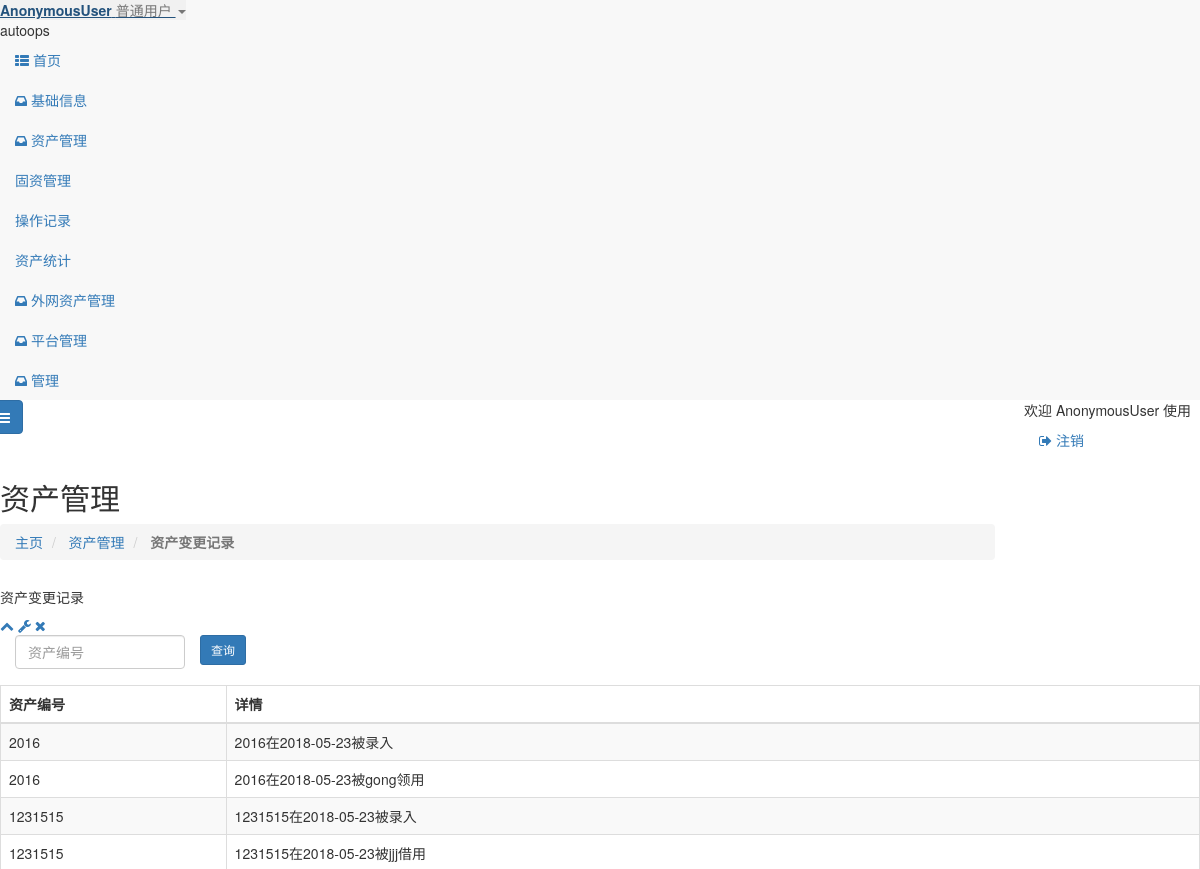
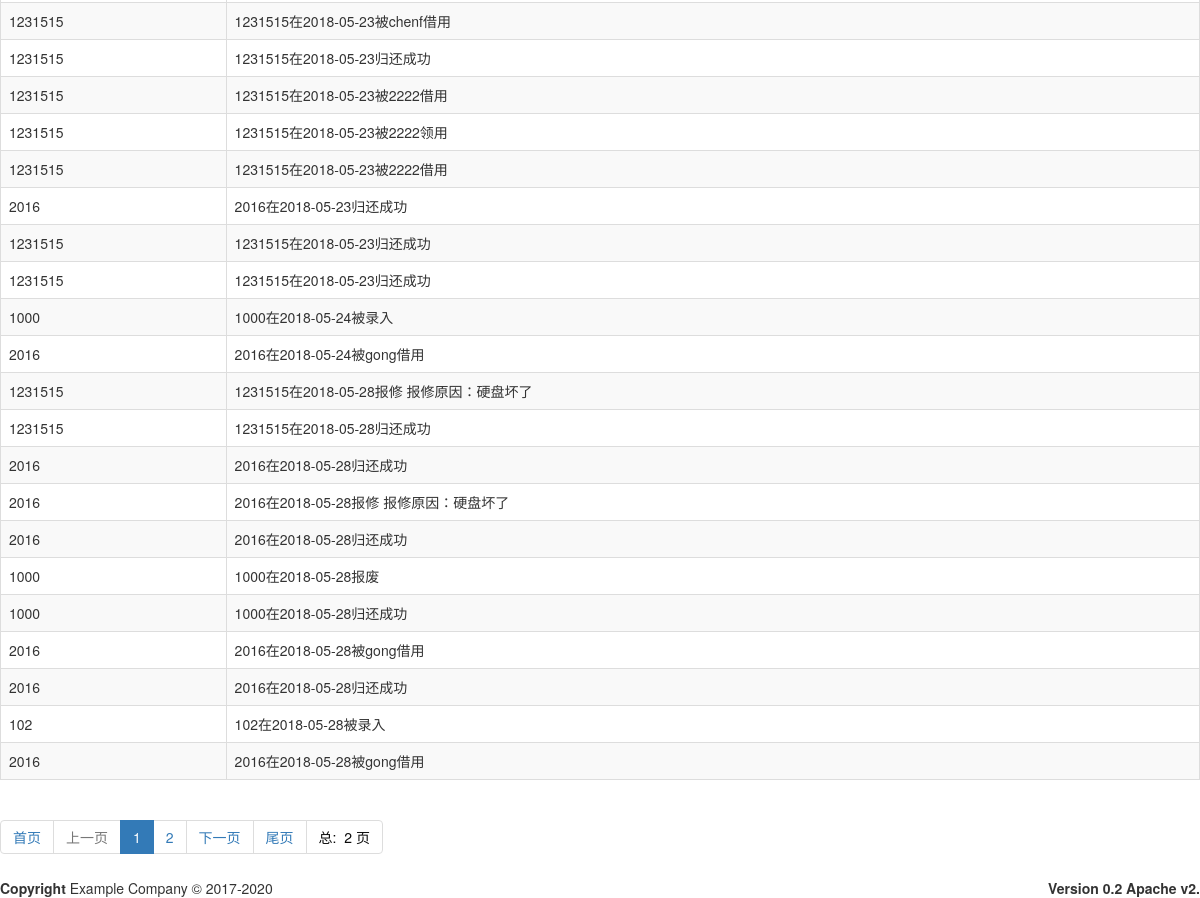
/tb_log/tb_log.html, run on the app's committed database (2 pictures, top to bottom).
### tb_log/models.py (models this page shows)
class tb_log(models.Model):
    uid = models.ForeignKey(to=assets,to_field='uid',on_delete=models.CASCADE,verbose_name='资产编号')
    log_info = models.TextField(verbose_name='操作记录')

### assets/models.py (models this page shows)
class assets(models.Model):
    uid = models.CharField(max_length=24,primary_key=True,verbose_name='资产编号',db_index=True)
    utype = models.ForeignKey(to=platform,on_delete=models.CASCADE,to_field='id',verbose_name='设备类型')
    usize = models.ForeignKey(to=platform_size,on_delete=models.CASCADE,to_field='id',verbose_name='设备型号')
    uconf = models.TextField(max_length=128,verbose_name='设备配置')
    active = models.ForeignKey(to=active,to_field='id',on_delete=models.CASCADE,verbose_name='状态',default=1)
    ctime = models.DateField(verbose_name='入库时间')
    user = models.CharField(verbose_name='使用人',max_length=24,db_index=True,null=True,blank=True)
    otime = models.DateField(verbose_name='领（借）用时间',null=True,blank=True)
    gtime = models.DateField(verbose_name='归还(报废)时间',null=True,blank=True)
    class Meta:
        db_table = "assets"
        verbose_name = "固定资产"
        verbose_name_plural = '固定资产'
        permissions = {
            ('read_assets', u"quit"
                            u"只读资产库"),
        }
    def __str__(self):
        return str(self.uid)

### tb_log/views.py (the view)
# urls.py: path('tb_log.html', views.LogView.as_view(), name='tb_log_list'),
class LogView(ListView):
    template_name = 'assets/tb_log.html'
    model = models.tb_log
    context_object_name = 'log_list'
    paginate_by = settings.DISPLAY_PER_PAGE
    ordering = ("id")
    def get_queryset(self):
        if self.request.GET.get('name'):
            query = self.request.GET.get('name', None)
            queryset =super().get_queryset().filter(Q(uid_id=query)).order_by('id')
        else:
            queryset = super().get_queryset()
        return queryset
    def get_context_data(self, *, object_list=None, **kwargs):
        search_data = self.request.GET.copy()
        print(search_data)
        try:
            search_data.pop("page")
        except BaseException as e:
            pass
        print(search_data.dict())
        print(search_data.urlencode())
        context = {
            "search_data": search_data.urlencode(),
            "assets_class": 'active',
        }
        kwargs.update(context)
        return super().get_context_data(**kwargs)

### templates/assets/tb_log.html (shortened to what this page needs)
{% extends "base.html" %}
{% load  static %}
{% block page-content %}
    <div class="row wrapper border-bottom white-bg page-heading ">
        <div class="col-lg-10">
            <h2>资产管理</h2>
            <ol class="breadcrumb">
                <li>
                    <a href="{% url "index" %}">主页</a>
                </li>
                <li>
                    <a>资产管理</a>
                </li>
                <li class="active">
                    <strong>资产变更记录</strong>
                </li>
            </ol>
        </div>
        <div class="col-lg-2" id="split-left">
        </div>
    </div>
    <div class="wrapper wrapper-content animated fadeInRight">
        <div class="row">
            <div class="col-lg-11" id="split-right"     style="width: 100%" >
                <div class="ibox float-e-margins">
                    <div class="ibox-title">
                        <h5>资产变更记录</h5>
                        <div class="ibox-tools">
                            <a class="collapse-link">
                                <i class="fa fa-chevron-up"></i>
                            </a>
                            <a class="dropdown-toggle" data-toggle="dropdown" href="#">
                                <i class="fa fa-wrench"></i>
                            </a>
                            <a class="close-link">
                                <i class="fa fa-times"></i>
                            </a>
                        </div>
                    </div>
                    <div class="ibox-content">
                        <div class="table-responsive">
                            <div  class="form-horizontal ">
                            <form id="cha" class="form-horizontal" action="{% url 'tb_log:tb_log_list' %}" method="GET">
                                <div class="col-md-2"><input type="text" class="form-control" name="name"
                                                             placeholder="资产编号" ></div>
                                <button class="btn btn-sm btn-primary" type="submit">查询</button>
                            </form>
                            <div>&nbsp;</div>
                                <table class="table table-striped table-bordered table-hover dataTables-cmdb">
                                    <thead>
                                    <tr>
                                        <th>资产编号</th>
                                        <th>详情</th>
                                    </tr>
                                    </thead>
                                    <tbody>
                                    {% for   row   in   log_list %}
                                        <tr class="gradeA">
                                            <td class="center">{{ row.uid }}</td>
                                            <td class="center">{{ row.log_info }}</td>
                                        </tr>
                                    {% endfor %}
                                    </tbody>
                                </table>
                                <div>
                                    <ul class="pagination">
                                        <li><a href="{% url "tb_log:tb_log_list" %}?page=1">首页 </a></li>
                                        {% if  page_obj.has_previous %}
                                            <li>
                                                <a href="{% url "tb_log:tb_log_list" %}?page={{ page_obj.previous_page_number }}&{{ search_data }}">
                                                    上一页 </a></li>
                                        {% else %}
                                            <li class="disabled"><a> 上一页 </a></li>
                                        {% endif %}
                                        {% for p in paginator.page_range %}
                                            {% if  search_data %}
                                                {% if p == page_obj.number %}
                                                    <li class="active"><a
                                                            href="{% url "tb_log:tb_log_list" %}?page={{ p }}&{{ search_data }}"> {{ p }} </a>
                                                    </li>
                                                {% else %}
                                                    <li>
                                                        <a href="{% url "tb_log:tb_log_list" %}?page={{ p }}&{{ search_data }}"> {{ p }} </a>
                                                    </li>
                                                {% endif %}
                                            {% else %}
                                                {% if p == page_obj.number %}
                                                    <li class="active"><a
                                                            href="{% url "tb_log:tb_log_list" %}?page={{ p }}"> {{ p }} </a>
                                                    </li>
                                                {% else %}
                                                    <li>
                                                        <a href="{% url "tb_log:tb_log_list" %}?page={{ p }}"> {{ p }} </a>
                                                    </li>
                                                {% endif %}
                                            {% endif %}
                                        {% endfor %}
                                        {% if  page_obj.has_next %}
                                            <li>
                                                <a href="{% url "tb_log:tb_log_list" %}?page={{ page_obj.next_page_number }}&{{ search_data }}">
                                                    下一页 </a></li>
                                        {% endif %}
                                        <li>
                                            <a href="{% url "tb_log:tb_log_list" %}?page={{ page_obj.paginator.num_pages }}">尾页 </a>
                                        </li>
                                        <li><span
                                                style="color: #0a0a0a">总: &nbsp;{{ page_obj.paginator.num_pages }} 页 </span>
                                        </li>
                                    </ul>
                                </div>
                            </div>
                        </div>
                    </div>
                </div>
            </div>
        </div>
    </div>
{% endblock %}

### data on the page
tb_log: uid "2016", log_info "2016在2018-05-23被录入"
tb_log: uid "2016", log_info "2016在2018-05-23被gong领用"
tb_log: uid "1231515", log_info "1231515在2018-05-23被录入"
tb_log: uid "1231515", log_info "1231515在2018-05-23被jjj借用"
tb_log: uid "1231515", log_info "1231515在2018-05-23被chenf借用"
tb_log: uid "1231515", log_info "1231515在2018-05-23归还成功"
tb_log: uid "1231515", log_info "1231515在2018-05-23被2222借用"
tb_log: uid "1231515", log_info "1231515在2018-05-23被2222领用"
tb_log: uid "1231515", log_info "1231515在2018-05-23被2222借用"
tb_log: uid "2016", log_info "2016在2018-05-23归还成功"
tb_log: uid "1231515", log_info "1231515在2018-05-23归还成功"
tb_log: uid "1231515", log_info "1231515在2018-05-23归还成功"
tb_log: uid "1000", log_info "1000在2018-05-24被录入"
tb_log: uid "2016", log_info "2016在2018-05-24被gong借用"
tb_log: uid "1231515", log_info "1231515在2018-05-28报修 报修原因：硬盘坏了"
tb_log: uid "1231515", log_info "1231515在2018-05-28归还成功"
tb_log: uid "2016", log_info "2016在2018-05-28归还成功"
tb_log: uid "2016", log_info "2016在2018-05-28报修 报修原因：硬盘坏了"
tb_log: uid "2016", log_info "2016在2018-05-28归还成功"
tb_log: uid "1000", log_info "1000在2018-05-28报废"
tb_log: uid "1000", log_info "1000在2018-05-28归还成功"
tb_log: uid "2016", log_info "2016在2018-05-28被gong借用"
tb_log: uid "2016", log_info "2016在2018-05-28归还成功"
tb_log: uid "102", log_info "102在2018-05-28被录入"
tb_log: uid "2016", log_info "2016在2018-05-28被gong借用"

### other printed values
{{ user }} "AnonymousUser"
{{ p }} "1"
{{ p }} "2"
{{ page_obj.paginator.num_pages }} "2"
